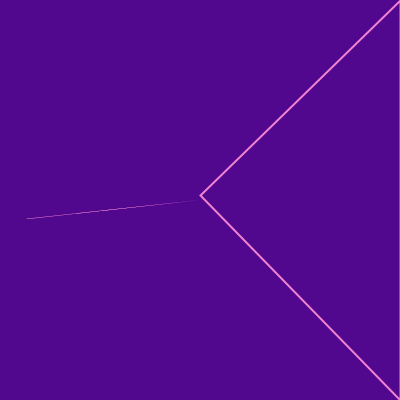
Frame 1 (no input)
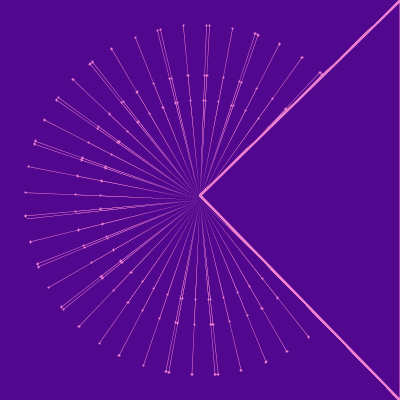
Frame 60 (the mouse pressed at the canvas centre just before this capture)
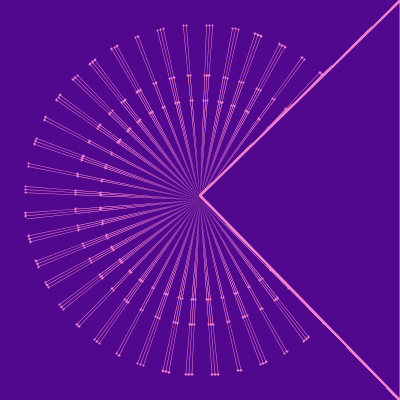
Frame 120 (the mouse held since frame 60 and released just before this capture)

The Processing sketch that drew these frames (run headless with seeded random() and noise(); from frame 60 on, the mouse is pressed at the canvas centre):

// Processing sketch: processing_82863
// ── processing_82863.pde

//Variable de couleur
int a;
//Rayon du cercle
int R;
//Centre du cercle
int xc;
int yc;
//angle qui détermine la position de l'arc
float angle1=random(0, PI);
 
 
void setup()
{
 //Epaisseur des traits
  strokeWeight(0.5);
 //Couleur de fond
  background(#51078E);
 //Taille du sketch
  size (400,400);
  //on déclare les variables
  a=(#F282D2);
  R=height-50;
  xc=width/2;
  yc=height/2;
  frameRate(160);
}
void draw()
{
 //Pour adoucir les trait.
   smooth();
  
 //Pour la couleur des arcs.
   fill(a);
  
 //On definit l'arc.
   angle1=(angle1+TWO_PI)%TWO_PI;
    
 //On trace le premier arc.
   arc (xc,yc,R,R,(angle1+frameCount)%TWO_PI,(angle1+frameCount+PI/1000)%TWO_PI);
  
/*fill(0);*/
  
 //On trace le deuxième arc.
   arc (xc,yc,R-100,R-100,(angle1+frameCount)%TWO_PI,(angle1+frameCount+PI/1000)%TWO_PI);
 //On trace le trosiième arc. 
   arc (xc,yc,R-150,R-150,(angle1+frameCount)%TWO_PI,(angle1+frameCount+PI/1000)%TWO_PI);
 
 fill(#51078E);// violet
 stroke(#F282D2);
 strokeWeight(2);
 triangle(400,400,400,0,200,195); 
}
